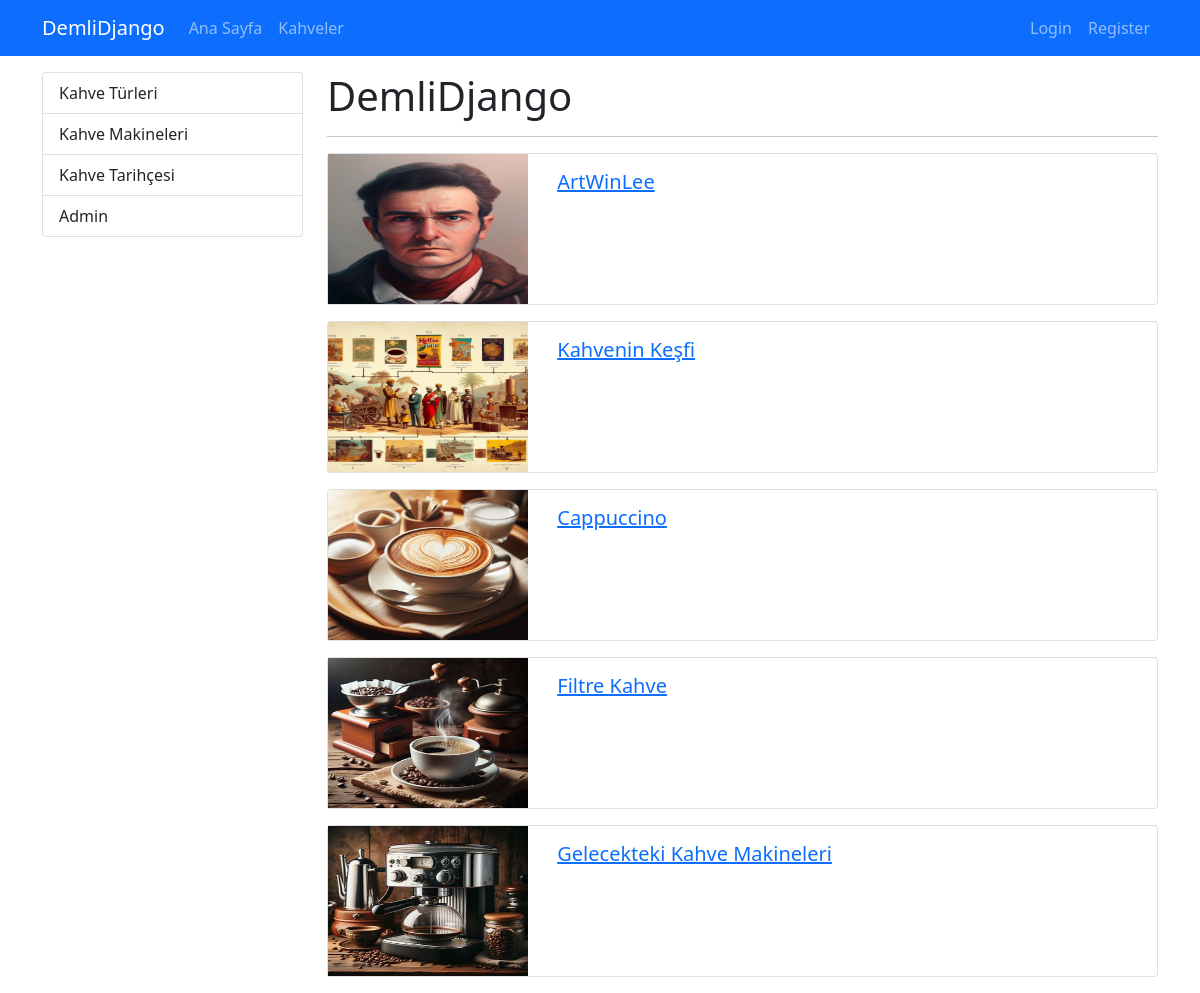
Screenshot of /blogs with the database file from the repository.
### blog/models.py (models this page shows, shortened)
class category(models.Model):
    name = models.CharField(max_length=150)
    slug = models.SlugField(null=True,blank=True,unique=True,db_index=True,editable=False)

class Blog(models.Model):
    title = models.CharField(max_length=200)
    image = models.ImageField(upload_to="blogs")
    description = RichTextField()
    is_active = models.BooleanField(default=False)
    is_home = models.BooleanField(default=False)
    slug = models.SlugField(null=False,blank=True, unique=True, db_index=True)
    categories = models.ManyToManyField(category)

### blog/views.py (the view)
# urls.py: path("blogs", views.blogs, name="blogs"),
def blogs(request):
    context = {
        "blogs":Blog.objects.filter(is_active=True ),
        "categories": category.objects.all()
    }
    return render(request, "blog/blogs.html",context)

### blog/templates/blog/blogs.html (shortened to what this page needs)
{% extends "base.html" %}
{% block content %}
<div class="container mt-3 ">
    <div class="row">
        <div class="col-3">
            {% include 'partials/_categories.html' %}
        </div>
        <div class="col-9">
            <h1>DemliDjango </h1>
            <hr>
            {% if blogs|length > 0  %}
                {% for blog in blogs %}
                    {% if blog.is_active%}
                    {% include 'blog/partials/_blog.html' %}
                    {% endif %}
                {% endfor %}
            {% else %}
            <div class="alert alert-warning"> Üyeler Yok </div>
            {% endif %}
        </div>
    </div>
</div>
{% endblock %}

### templates/base.html (shortened to what this page needs)
{% load static %}
<!DOCTYPE html>
<html lang="en">
<head>
    <link rel="stylesheet" href="{% static 'css/bootstrap.min.css' %}">
    <link rel="stylesheet" href=" {% static 'css/base.css' %}">
</head>
<body>
 {% include 'partials/_navbar.html' %}
    {% block content %}{% endblock %}
</body>
</html>

### templates/partials/_navbar.html
<nav class="navbar navbar-dark bg-primary navbar-expand-lg">
    <div class="container">
        <a class="navbar-brand" href="{% url 'home' %}">DemliDjango</a>
        <ul class="navbar-nav me-auto" >
            <li class="nav-item">
                <a class="nav-link" href="{% url 'home' %}">Ana Sayfa</a>
            </li>
            <li class="nav-item">
                <a class="nav-link" href="{% url 'blogs' %}">Kahveler</a>
            </li>
        </ul>
        <ul class="navbar-nav ms-auto" >
            {% if  user.is_authenticated  %}
                <li class="nav-item ">
                    <a class="nav-link" href="{% url "logout" %}">Logout</a>
                </li>
                <li class="nav-item ">
                    <a class="nav-link" href="">Welcome , {{ user.username }}</a>
                </li>
            {% else %}
                <li class="nav-item ">
                    <a class="nav-link" href="{% url "login" %}">Login</a>
                </li>
                <li class="nav-item ">
                    <a class="nav-link" href="{% url "register" %}">Register</a>
                </li>
            {% endif %}
        </ul>
    </div>
</nav>

### templates/partials/_categories.html
<div class="list-group">
    {% for category  in categories  %}
        {% if  category.slug == selected_category %}
        <a class="list-group-item  list-group-item-action active " href="{% url 'blogs_by_category' category.slug %}">{{ category.name|title}}</a>
        {% else %}
        <a class="list-group-item  list-group-item-action" href="{% url 'blogs_by_category' category.slug %}">{{ category.name|title}}</a>
        {% endif %}
    {% endfor %}
</div>

### blog/templates/blog/partials/_blog.html (shortened to what this page needs)
{% load static %}
<div class="card mb-3">
    <div class="row">
        <div class="col-md-3">
            <img src="{{ blog.image.url }}" alt="" class="resim-boyutu">
    </div>
        <div class="col-md-9">
             <div class="card-body">
             <h5 class="card-title">
                <a href="{% url 'blog_details' blog.slug %}">
                {{blog.title}}
            </a>
            </h5>
             </div>
         </div>
    </div>
</div>

### blog/templates/blog/partials/_blog.html (style rules this page uses)
.resim-boyutu { width: 200px; height: 150px; }

### rows the page displays
category: name "Kahve Türleri"
category: name "Kahve Makineleri"
category: name "Kahve Tarihçesi"
category: name "Admin"
Blog: image (picture), title "ArtWinLee"
Blog: image (picture), title "Kahvenin Keşfi"
Blog: image (picture), title "Cappuccino"
Blog: image (picture), title "Filtre Kahve"
Blog: image (picture), title "Gelecekteki Kahve Makineleri"
